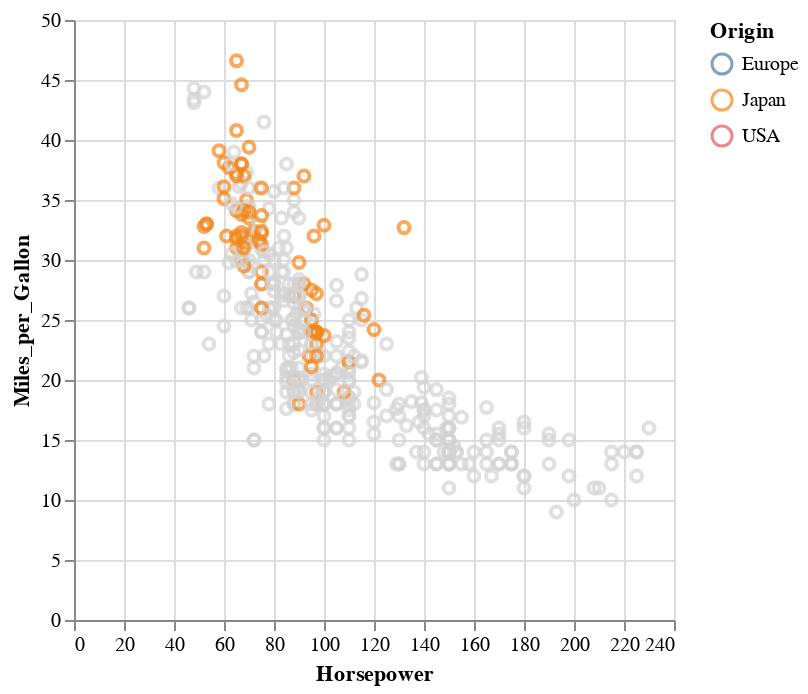

This figure's notebook cell:
### Markdown cell above
Alternatively, the selection may be used to control the color of the selected points (without filtering) by passing a `condition` as the color encoding.

### Code cell
selection = alt.selection_point(
    fields=['Origin'],
    value="Japan",
)

alt.Chart(cars).mark_point().encode(
    alt.X('Horsepower'),
    alt.Y('Miles_per_Gallon'),
    color=alt.condition(
        selection,
        alt.Color('Origin:N').scale(domain=['Europe', 'Japan', 'USA']),
        alt.value("lightgrey")
    )
).add_params(
    selection
)

### Figure 1 — Vega-Lite specification as saved in the notebook (floating-point values rounded to 4 significant figures; data arrays with more than 128 entries replaced by an {"elided": "..."} marker saying what was removed)
{"config": {"view": {"continuousWidth": 300, "continuousHeight": 300}}, "data": {"name": "data-583e73726c1545c56c203344161a975c"}, "mark": {"type": "point"}, "encoding": {"color": {"condition": {"param": "param_9", "field": "Origin", "scale": {"domain": ["Europe", "Japan", "USA"]}, "type": "nominal"}, "value": "lightgrey"}, "x": {"field": "Horsepower", "type": "quantitative"}, "y": {"field": "Miles_per_Gallon", "type": "quantitative"}}, "params": [{"name": "param_9", "select": {"type": "point", "fields": ["Origin"]}, "value": "Japan"}], "$schema": "https://vega.github.io/schema/vega-lite/v5.17.0.json", "datasets": {"data-583e73726c1545c56c203344161a975c": {"elided": "406 records"}}}
